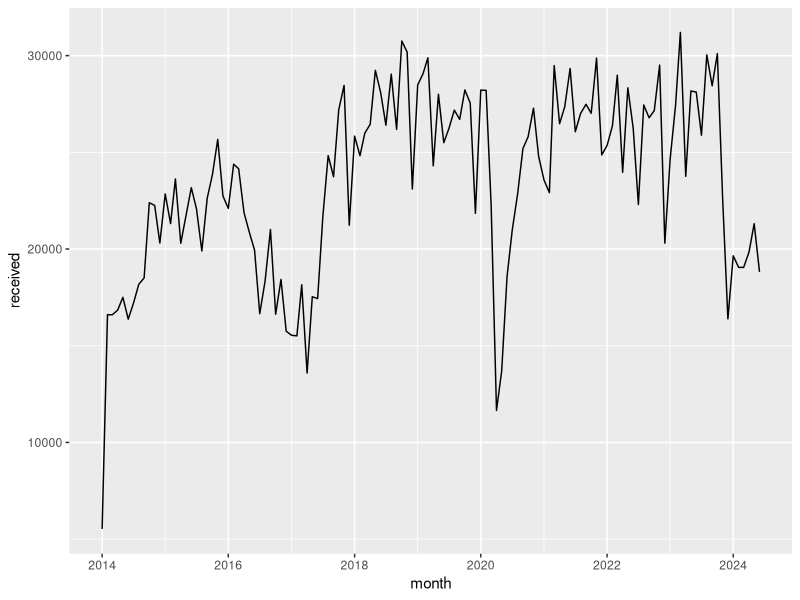

Generate this figure with R:
## ---- chunk 1
#| include: false
library(tidyverse)
## ---- chunk 2
pt <- read_csv("data/pt-referrals.csv")
## ---- chunk 3
monthly <- summarise(pt, 
                     received = sum(ReferralsReceived, na.rm = TRUE),
                     accepted = sum(ReferralsAccepted, na.rm = TRUE),
                     .by = Month)

monthly$month <- ymd(paste0(monthly$Month, "01"))
## ---- chunk 4
ggplot(monthly, aes(x = month, y = received)) +
  geom_line()
